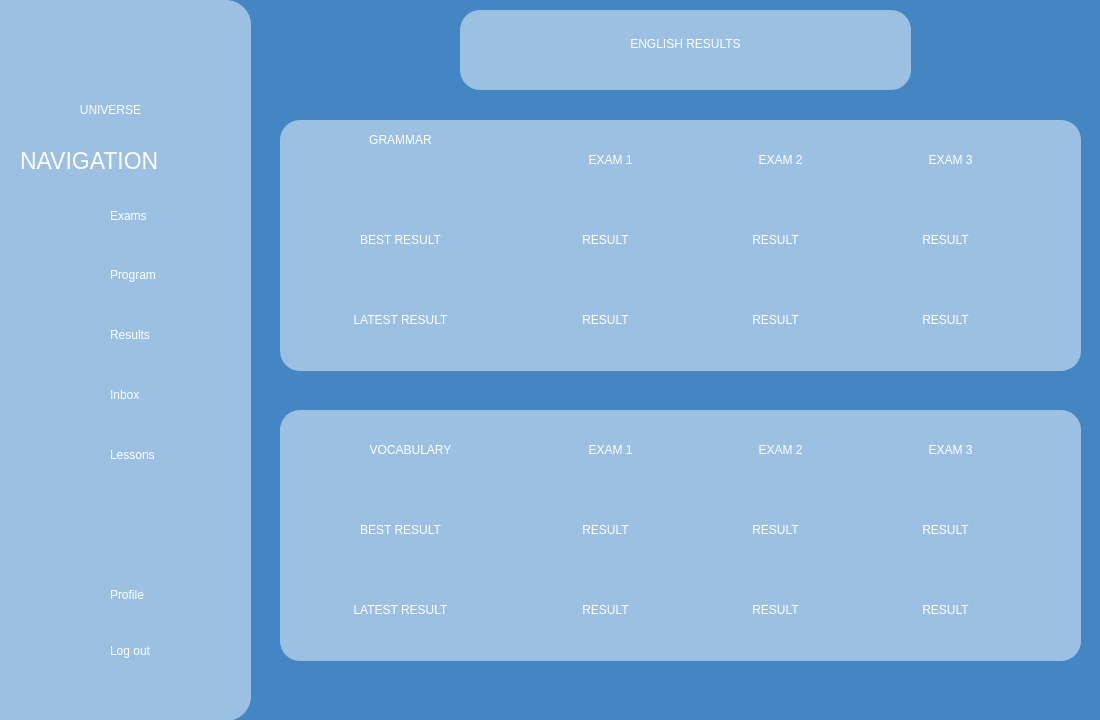
<?xml version="1.0" encoding="UTF-8"?>
<ui version="4.0">
 <class>englishResults</class>
 <widget class="QWidget" name="englishResults">
  <property name="geometry">
   <rect>
    <x>0</x>
    <y>0</y>
    <width>1100</width>
    <height>720</height>
   </rect>
  </property>
  <property name="windowTitle">
   <string>Form</string>
  </property>
  <property name="styleSheet">
   <string notr="true">background-color: #4486c3;</string>
  </property>
  <widget class="QFrame" name="frame_2">
   <property name="geometry">
    <rect>
     <x>0</x>
     <y>0</y>
     <width>251</width>
     <height>721</height>
    </rect>
   </property>
   <property name="styleSheet">
    <string notr="true">background-color:rgb(155, 192, 226);
border:0px;
border-top-right-radius: 25px;
border-bottom-right-radius: 25px;</string>
   </property>
   <property name="frameShape">
    <enum>QFrame::Shape::StyledPanel</enum>
   </property>
   <property name="frameShadow">
    <enum>QFrame::Shadow::Raised</enum>
   </property>
   <widget class="QLabel" name="exams_Icon">
    <property name="geometry">
     <rect>
      <x>50</x>
      <y>190</y>
      <width>51</width>
      <height>51</height>
     </rect>
    </property>
    <property name="text">
     <string/>
    </property>
    <property name="pixmap">
     <pixmap>../assets/images/exams_icon.png</pixmap>
    </property>
    <property name="scaledContents">
     <bool>true</bool>
    </property>
   </widget>
   <widget class="QLabel" name="program_Icon">
    <property name="geometry">
     <rect>
      <x>50</x>
      <y>250</y>
      <width>51</width>
      <height>51</height>
     </rect>
    </property>
    <property name="text">
     <string/>
    </property>
    <property name="pixmap">
     <pixmap>../assets/images/program_icon.png</pixmap>
    </property>
    <property name="scaledContents">
     <bool>true</bool>
    </property>
   </widget>
   <widget class="QLabel" name="results_Icon">
    <property name="geometry">
     <rect>
      <x>50</x>
      <y>310</y>
      <width>51</width>
      <height>51</height>
     </rect>
    </property>
    <property name="text">
     <string/>
    </property>
    <property name="pixmap">
     <pixmap>../assets/images/results_icon.png</pixmap>
    </property>
    <property name="scaledContents">
     <bool>true</bool>
    </property>
   </widget>
   <widget class="QLabel" name="inbox_Icon">
    <property name="geometry">
     <rect>
      <x>50</x>
      <y>370</y>
      <width>51</width>
      <height>51</height>
     </rect>
    </property>
    <property name="text">
     <string/>
    </property>
    <property name="pixmap">
     <pixmap>../assets/images/inbox_icon.png</pixmap>
    </property>
    <property name="scaledContents">
     <bool>true</bool>
    </property>
   </widget>
   <widget class="QLabel" name="profile_Icon">
    <property name="geometry">
     <rect>
      <x>50</x>
      <y>570</y>
      <width>51</width>
      <height>51</height>
     </rect>
    </property>
    <property name="text">
     <string/>
    </property>
    <property name="pixmap">
     <pixmap>../assets/images/profile.icon.png</pixmap>
    </property>
    <property name="scaledContents">
     <bool>true</bool>
    </property>
   </widget>
   <widget class="QLabel" name="logout_Icon">
    <property name="geometry">
     <rect>
      <x>50</x>
      <y>630</y>
      <width>51</width>
      <height>51</height>
     </rect>
    </property>
    <property name="text">
     <string/>
    </property>
    <property name="pixmap">
     <pixmap resource="../resources.qrc">:/assets/images/log_out_icon.png</pixmap>
    </property>
    <property name="scaledContents">
     <bool>true</bool>
    </property>
   </widget>
   <widget class="QPushButton" name="logoutButton">
    <property name="geometry">
     <rect>
      <x>110</x>
      <y>620</y>
      <width>101</width>
      <height>61</height>
     </rect>
    </property>
    <property name="styleSheet">
     <string notr="true">font: 15pt &quot;Allerta&quot;;
color:white;
text-align:left;</string>
    </property>
    <property name="text">
     <string>Log out</string>
    </property>
   </widget>
   <widget class="QPushButton" name="examsButton">
    <property name="geometry">
     <rect>
      <x>110</x>
      <y>195</y>
      <width>71</width>
      <height>41</height>
     </rect>
    </property>
    <property name="styleSheet">
     <string notr="true">font: 15pt &quot;Allerta&quot;;
color:white;
text-align:left;</string>
    </property>
    <property name="text">
     <string>Exams</string>
    </property>
   </widget>
   <widget class="QPushButton" name="programButton">
    <property name="geometry">
     <rect>
      <x>110</x>
      <y>260</y>
      <width>111</width>
      <height>29</height>
     </rect>
    </property>
    <property name="whatsThis">
     <string>&lt;html&gt;&lt;head/&gt;&lt;body&gt;&lt;p&gt;sadas&lt;/p&gt;&lt;/body&gt;&lt;/html&gt;</string>
    </property>
    <property name="styleSheet">
     <string notr="true">font: 15pt &quot;Allerta&quot;;
color:white;
text-align:left;</string>
    </property>
    <property name="text">
     <string>Program</string>
    </property>
   </widget>
   <widget class="QPushButton" name="resultsButton">
    <property name="geometry">
     <rect>
      <x>110</x>
      <y>320</y>
      <width>91</width>
      <height>29</height>
     </rect>
    </property>
    <property name="styleSheet">
     <string notr="true">font: 15pt &quot;Allerta&quot;;
color:white;
text-align:left;</string>
    </property>
    <property name="text">
     <string>Results</string>
    </property>
   </widget>
   <widget class="QPushButton" name="inboxButton">
    <property name="geometry">
     <rect>
      <x>110</x>
      <y>380</y>
      <width>71</width>
      <height>29</height>
     </rect>
    </property>
    <property name="styleSheet">
     <string notr="true">font: 15pt &quot;Allerta&quot;;
color:white;
text-align:left;</string>
    </property>
    <property name="text">
     <string>Inbox</string>
    </property>
   </widget>
   <widget class="QPushButton" name="profileButton">
    <property name="geometry">
     <rect>
      <x>110</x>
      <y>580</y>
      <width>86</width>
      <height>29</height>
     </rect>
    </property>
    <property name="styleSheet">
     <string notr="true">font: 15pt &quot;Allerta&quot;;
color:white;
text-align:left;</string>
    </property>
    <property name="text">
     <string>Profile</string>
    </property>
   </widget>
   <widget class="QLabel" name="navigationLabel">
    <property name="geometry">
     <rect>
      <x>20</x>
      <y>130</y>
      <width>231</width>
      <height>61</height>
     </rect>
    </property>
    <property name="styleSheet">
     <string notr="true">font: 17pt;
color:white;</string>
    </property>
    <property name="text">
     <string>NAVIGATION</string>
    </property>
   </widget>
   <widget class="QLabel" name="logoIcon">
    <property name="geometry">
     <rect>
      <x>45</x>
      <y>-10</y>
      <width>141</width>
      <height>141</height>
     </rect>
    </property>
    <property name="text">
     <string/>
    </property>
    <property name="pixmap">
     <pixmap resource="../resources.qrc">:/assets/images/Logo1.png</pixmap>
    </property>
    <property name="scaledContents">
     <bool>true</bool>
    </property>
   </widget>
   <widget class="QLabel" name="label">
    <property name="geometry">
     <rect>
      <x>60</x>
      <y>100</y>
      <width>101</width>
      <height>20</height>
     </rect>
    </property>
    <property name="styleSheet">
     <string notr="true">color:white;
font: 600 12pt &quot;Crimson Text Semibold&quot;;</string>
    </property>
    <property name="text">
     <string>&lt;html&gt;&lt;head/&gt;&lt;body&gt;&lt;p align=&quot;center&quot;&gt;UNIVERSE&lt;/p&gt;&lt;/body&gt;&lt;/html&gt;</string>
    </property>
   </widget>
   <widget class="QLabel" name="lessons_Icon">
    <property name="geometry">
     <rect>
      <x>50</x>
      <y>430</y>
      <width>51</width>
      <height>51</height>
     </rect>
    </property>
    <property name="text">
     <string/>
    </property>
    <property name="pixmap">
     <pixmap resource="../resources.qrc">:/assets/images/lessons_icon.png</pixmap>
    </property>
    <property name="scaledContents">
     <bool>true</bool>
    </property>
   </widget>
   <widget class="QPushButton" name="lessonsButton">
    <property name="geometry">
     <rect>
      <x>110</x>
      <y>440</y>
      <width>101</width>
      <height>29</height>
     </rect>
    </property>
    <property name="styleSheet">
     <string notr="true">font: 15pt &quot;Allerta&quot;;
color:white;
text-align:left;</string>
    </property>
    <property name="text">
     <string>Lessons</string>
    </property>
   </widget>
  </widget>
  <widget class="QFrame" name="mathsBox">
   <property name="geometry">
    <rect>
     <x>280</x>
     <y>120</y>
     <width>801</width>
     <height>251</height>
    </rect>
   </property>
   <property name="styleSheet">
    <string notr="true">background-color:rgb(155, 192, 226);
border:0px;
border-radius: 20px;</string>
   </property>
   <property name="frameShape">
    <enum>QFrame::Shape::StyledPanel</enum>
   </property>
   <property name="frameShadow">
    <enum>QFrame::Shadow::Raised</enum>
   </property>
   <widget class="QLabel" name="grammarTitle">
    <property name="geometry">
     <rect>
      <x>0</x>
      <y>10</y>
      <width>241</width>
      <height>61</height>
     </rect>
    </property>
    <property name="styleSheet">
     <string notr="true">color:white;
font: 32pt &quot;Aura&quot;;</string>
    </property>
    <property name="text">
     <string>&lt;html&gt;&lt;head/&gt;&lt;body&gt;&lt;p align=&quot;center&quot;&gt;GRAMMAR&lt;/p&gt;&lt;p align=&quot;center&quot;&gt;&lt;br/&gt;&lt;/p&gt;&lt;/body&gt;&lt;/html&gt;</string>
    </property>
   </widget>
   <widget class="QLabel" name="grammarBestResult">
    <property name="geometry">
     <rect>
      <x>0</x>
      <y>100</y>
      <width>241</width>
      <height>41</height>
     </rect>
    </property>
    <property name="styleSheet">
     <string notr="true">color:white;
font: 20pt &quot;Aura&quot;;</string>
    </property>
    <property name="text">
     <string>&lt;html&gt;&lt;head/&gt;&lt;body&gt;&lt;p align=&quot;center&quot;&gt;BEST RESULT&lt;/p&gt;&lt;/body&gt;&lt;/html&gt;</string>
    </property>
   </widget>
   <widget class="QLabel" name="grammarLatestResult">
    <property name="geometry">
     <rect>
      <x>0</x>
      <y>180</y>
      <width>241</width>
      <height>41</height>
     </rect>
    </property>
    <property name="styleSheet">
     <string notr="true">color:white;
font: 20pt &quot;Aura&quot;;</string>
    </property>
    <property name="text">
     <string>&lt;html&gt;&lt;head/&gt;&lt;body&gt;&lt;p align=&quot;center&quot;&gt;LATEST RESULT&lt;/p&gt;&lt;/body&gt;&lt;/html&gt;</string>
    </property>
   </widget>
   <widget class="QLabel" name="grammarExam1">
    <property name="geometry">
     <rect>
      <x>240</x>
      <y>20</y>
      <width>181</width>
      <height>41</height>
     </rect>
    </property>
    <property name="styleSheet">
     <string notr="true">color:white;
font: 20pt &quot;Aura&quot;;</string>
    </property>
    <property name="text">
     <string>&lt;html&gt;&lt;head/&gt;&lt;body&gt;&lt;p align=&quot;center&quot;&gt;EXAM 1&lt;/p&gt;&lt;/body&gt;&lt;/html&gt;</string>
    </property>
   </widget>
   <widget class="QLabel" name="grammarExam2">
    <property name="geometry">
     <rect>
      <x>410</x>
      <y>20</y>
      <width>181</width>
      <height>41</height>
     </rect>
    </property>
    <property name="styleSheet">
     <string notr="true">color:white;
font: 20pt &quot;Aura&quot;;</string>
    </property>
    <property name="text">
     <string>&lt;html&gt;&lt;head/&gt;&lt;body&gt;&lt;p align=&quot;center&quot;&gt;EXAM 2&lt;/p&gt;&lt;/body&gt;&lt;/html&gt;</string>
    </property>
   </widget>
   <widget class="QLabel" name="grammarExam3">
    <property name="geometry">
     <rect>
      <x>580</x>
      <y>20</y>
      <width>181</width>
      <height>41</height>
     </rect>
    </property>
    <property name="styleSheet">
     <string notr="true">color:white;
font: 20pt &quot;Aura&quot;;</string>
    </property>
    <property name="text">
     <string>&lt;html&gt;&lt;head/&gt;&lt;body&gt;&lt;p align=&quot;center&quot;&gt;EXAM 3&lt;/p&gt;&lt;/body&gt;&lt;/html&gt;</string>
    </property>
   </widget>
   <widget class="QLabel" name="bestGrammarExam1">
    <property name="geometry">
     <rect>
      <x>280</x>
      <y>100</y>
      <width>91</width>
      <height>41</height>
     </rect>
    </property>
    <property name="styleSheet">
     <string notr="true">color:white;
font: 20pt &quot;Aura&quot;;</string>
    </property>
    <property name="text">
     <string>&lt;html&gt;&lt;head/&gt;&lt;body&gt;&lt;p align=&quot;center&quot;&gt;RESULT&lt;/p&gt;&lt;/body&gt;&lt;/html&gt;</string>
    </property>
   </widget>
   <widget class="QLabel" name="latestGrammarExam1">
    <property name="geometry">
     <rect>
      <x>280</x>
      <y>180</y>
      <width>91</width>
      <height>41</height>
     </rect>
    </property>
    <property name="styleSheet">
     <string notr="true">color:white;
font: 20pt &quot;Aura&quot;;</string>
    </property>
    <property name="text">
     <string>&lt;html&gt;&lt;head/&gt;&lt;body&gt;&lt;p align=&quot;center&quot;&gt;RESULT&lt;/p&gt;&lt;/body&gt;&lt;/html&gt;</string>
    </property>
   </widget>
   <widget class="QLabel" name="bestGrammarExam2">
    <property name="geometry">
     <rect>
      <x>450</x>
      <y>100</y>
      <width>91</width>
      <height>41</height>
     </rect>
    </property>
    <property name="styleSheet">
     <string notr="true">color:white;
font: 20pt &quot;Aura&quot;;</string>
    </property>
    <property name="text">
     <string>&lt;html&gt;&lt;head/&gt;&lt;body&gt;&lt;p align=&quot;center&quot;&gt;RESULT&lt;/p&gt;&lt;/body&gt;&lt;/html&gt;</string>
    </property>
   </widget>
   <widget class="QLabel" name="latestGrammarExam2">
    <property name="geometry">
     <rect>
      <x>450</x>
      <y>180</y>
      <width>91</width>
      <height>41</height>
     </rect>
    </property>
    <property name="styleSheet">
     <string notr="true">color:white;
font: 20pt &quot;Aura&quot;;</string>
    </property>
    <property name="text">
     <string>&lt;html&gt;&lt;head/&gt;&lt;body&gt;&lt;p align=&quot;center&quot;&gt;RESULT&lt;/p&gt;&lt;/body&gt;&lt;/html&gt;</string>
    </property>
   </widget>
   <widget class="QLabel" name="bestGrammarExam3">
    <property name="geometry">
     <rect>
      <x>620</x>
      <y>100</y>
      <width>91</width>
      <height>41</height>
     </rect>
    </property>
    <property name="styleSheet">
     <string notr="true">color:white;
font: 20pt &quot;Aura&quot;;</string>
    </property>
    <property name="text">
     <string>&lt;html&gt;&lt;head/&gt;&lt;body&gt;&lt;p align=&quot;center&quot;&gt;RESULT&lt;/p&gt;&lt;/body&gt;&lt;/html&gt;</string>
    </property>
   </widget>
   <widget class="QLabel" name="latestGrammarExam3">
    <property name="geometry">
     <rect>
      <x>620</x>
      <y>180</y>
      <width>91</width>
      <height>41</height>
     </rect>
    </property>
    <property name="styleSheet">
     <string notr="true">color:white;
font: 20pt &quot;Aura&quot;;</string>
    </property>
    <property name="text">
     <string>&lt;html&gt;&lt;head/&gt;&lt;body&gt;&lt;p align=&quot;center&quot;&gt;RESULT&lt;/p&gt;&lt;/body&gt;&lt;/html&gt;</string>
    </property>
   </widget>
  </widget>
  <widget class="QFrame" name="mathsBox_2">
   <property name="geometry">
    <rect>
     <x>280</x>
     <y>410</y>
     <width>801</width>
     <height>251</height>
    </rect>
   </property>
   <property name="styleSheet">
    <string notr="true">background-color:rgb(155, 192, 226);
border:0px;
border-radius: 20px;</string>
   </property>
   <property name="frameShape">
    <enum>QFrame::Shape::StyledPanel</enum>
   </property>
   <property name="frameShadow">
    <enum>QFrame::Shadow::Raised</enum>
   </property>
   <widget class="QLabel" name="vocabularyTitle">
    <property name="geometry">
     <rect>
      <x>0</x>
      <y>10</y>
      <width>261</width>
      <height>61</height>
     </rect>
    </property>
    <property name="styleSheet">
     <string notr="true">color:white;
font: 32pt &quot;Aura&quot;;</string>
    </property>
    <property name="text">
     <string>&lt;html&gt;&lt;head/&gt;&lt;body&gt;&lt;p align=&quot;center&quot;&gt;VOCABULARY&lt;/p&gt;&lt;/body&gt;&lt;/html&gt;</string>
    </property>
   </widget>
   <widget class="QLabel" name="vocabularyBestResult">
    <property name="geometry">
     <rect>
      <x>0</x>
      <y>100</y>
      <width>241</width>
      <height>41</height>
     </rect>
    </property>
    <property name="styleSheet">
     <string notr="true">color:white;
font: 20pt &quot;Aura&quot;;</string>
    </property>
    <property name="text">
     <string>&lt;html&gt;&lt;head/&gt;&lt;body&gt;&lt;p align=&quot;center&quot;&gt;BEST RESULT&lt;/p&gt;&lt;/body&gt;&lt;/html&gt;</string>
    </property>
   </widget>
   <widget class="QLabel" name="vocabularyLatestResult">
    <property name="geometry">
     <rect>
      <x>0</x>
      <y>180</y>
      <width>241</width>
      <height>41</height>
     </rect>
    </property>
    <property name="styleSheet">
     <string notr="true">color:white;
font: 20pt &quot;Aura&quot;;</string>
    </property>
    <property name="text">
     <string>&lt;html&gt;&lt;head/&gt;&lt;body&gt;&lt;p align=&quot;center&quot;&gt;LATEST RESULT&lt;/p&gt;&lt;/body&gt;&lt;/html&gt;</string>
    </property>
   </widget>
   <widget class="QLabel" name="vocabularyExam1">
    <property name="geometry">
     <rect>
      <x>240</x>
      <y>20</y>
      <width>181</width>
      <height>41</height>
     </rect>
    </property>
    <property name="styleSheet">
     <string notr="true">color:white;
font: 20pt &quot;Aura&quot;;
background-color:none;
</string>
    </property>
    <property name="text">
     <string>&lt;html&gt;&lt;head/&gt;&lt;body&gt;&lt;p align=&quot;center&quot;&gt;EXAM 1&lt;/p&gt;&lt;/body&gt;&lt;/html&gt;</string>
    </property>
   </widget>
   <widget class="QLabel" name="vocabularyExam2">
    <property name="geometry">
     <rect>
      <x>410</x>
      <y>20</y>
      <width>181</width>
      <height>41</height>
     </rect>
    </property>
    <property name="styleSheet">
     <string notr="true">color:white;
font: 20pt &quot;Aura&quot;;</string>
    </property>
    <property name="text">
     <string>&lt;html&gt;&lt;head/&gt;&lt;body&gt;&lt;p align=&quot;center&quot;&gt;EXAM 2&lt;/p&gt;&lt;/body&gt;&lt;/html&gt;</string>
    </property>
   </widget>
   <widget class="QLabel" name="vocabularyExam3">
    <property name="geometry">
     <rect>
      <x>580</x>
      <y>20</y>
      <width>181</width>
      <height>41</height>
     </rect>
    </property>
    <property name="styleSheet">
     <string notr="true">color:white;
font: 20pt &quot;Aura&quot;;</string>
    </property>
    <property name="text">
     <string>&lt;html&gt;&lt;head/&gt;&lt;body&gt;&lt;p align=&quot;center&quot;&gt;EXAM 3&lt;/p&gt;&lt;/body&gt;&lt;/html&gt;</string>
    </property>
   </widget>
   <widget class="QLabel" name="bestVocabularyExam1">
    <property name="geometry">
     <rect>
      <x>280</x>
      <y>100</y>
      <width>91</width>
      <height>41</height>
     </rect>
    </property>
    <property name="styleSheet">
     <string notr="true">color:white;
font: 20pt &quot;Aura&quot;;</string>
    </property>
    <property name="text">
     <string>&lt;html&gt;&lt;head/&gt;&lt;body&gt;&lt;p align=&quot;center&quot;&gt;RESULT&lt;/p&gt;&lt;/body&gt;&lt;/html&gt;</string>
    </property>
   </widget>
   <widget class="QLabel" name="latestVocabularyExam1">
    <property name="geometry">
     <rect>
      <x>280</x>
      <y>180</y>
      <width>91</width>
      <height>41</height>
     </rect>
    </property>
    <property name="styleSheet">
     <string notr="true">color:white;
font: 20pt &quot;Aura&quot;;</string>
    </property>
    <property name="text">
     <string>&lt;html&gt;&lt;head/&gt;&lt;body&gt;&lt;p align=&quot;center&quot;&gt;RESULT&lt;/p&gt;&lt;/body&gt;&lt;/html&gt;</string>
    </property>
   </widget>
   <widget class="QLabel" name="bestVocabularyExam2">
    <property name="geometry">
     <rect>
      <x>450</x>
      <y>100</y>
      <width>91</width>
      <height>41</height>
     </rect>
    </property>
    <property name="styleSheet">
     <string notr="true">color:white;
font: 20pt &quot;Aura&quot;;</string>
    </property>
    <property name="text">
     <string>&lt;html&gt;&lt;head/&gt;&lt;body&gt;&lt;p align=&quot;center&quot;&gt;RESULT&lt;/p&gt;&lt;/body&gt;&lt;/html&gt;</string>
    </property>
   </widget>
   <widget class="QLabel" name="latestVocabularyExam2">
    <property name="geometry">
     <rect>
      <x>450</x>
      <y>180</y>
      <width>91</width>
      <height>41</height>
     </rect>
    </property>
    <property name="styleSheet">
     <string notr="true">color:white;
font: 20pt &quot;Aura&quot;;</string>
    </property>
    <property name="text">
     <string>&lt;html&gt;&lt;head/&gt;&lt;body&gt;&lt;p align=&quot;center&quot;&gt;RESULT&lt;/p&gt;&lt;/body&gt;&lt;/html&gt;</string>
    </property>
   </widget>
   <widget class="QLabel" name="bestVocabularyExam3">
    <property name="geometry">
     <rect>
      <x>620</x>
      <y>100</y>
      <width>91</width>
      <height>41</height>
     </rect>
    </property>
    <property name="styleSheet">
     <string notr="true">color:white;
font: 20pt &quot;Aura&quot;;</string>
    </property>
    <property name="text">
     <string>&lt;html&gt;&lt;head/&gt;&lt;body&gt;&lt;p align=&quot;center&quot;&gt;RESULT&lt;/p&gt;&lt;/body&gt;&lt;/html&gt;</string>
    </property>
   </widget>
   <widget class="QLabel" name="latestVocabularyExam3">
    <property name="geometry">
     <rect>
      <x>620</x>
      <y>180</y>
      <width>91</width>
      <height>41</height>
     </rect>
    </property>
    <property name="styleSheet">
     <string notr="true">color:white;
font: 20pt &quot;Aura&quot;;</string>
    </property>
    <property name="text">
     <string>&lt;html&gt;&lt;head/&gt;&lt;body&gt;&lt;p align=&quot;center&quot;&gt;RESULT&lt;/p&gt;&lt;/body&gt;&lt;/html&gt;</string>
    </property>
   </widget>
  </widget>
  <widget class="QFrame" name="resultsTitle">
   <property name="geometry">
    <rect>
     <x>460</x>
     <y>10</y>
     <width>451</width>
     <height>80</height>
    </rect>
   </property>
   <property name="styleSheet">
    <string notr="true">background-color:rgb(155, 192, 226);
border:0px;
border-radius: 20px;</string>
   </property>
   <property name="frameShape">
    <enum>QFrame::Shape::StyledPanel</enum>
   </property>
   <property name="frameShadow">
    <enum>QFrame::Shadow::Raised</enum>
   </property>
   <widget class="QLabel" name="titleLabel">
    <property name="geometry">
     <rect>
      <x>10</x>
      <y>4</y>
      <width>431</width>
      <height>61</height>
     </rect>
    </property>
    <property name="styleSheet">
     <string notr="true">color:white;
font: 37pt &quot;Aura&quot;;</string>
    </property>
    <property name="text">
     <string>&lt;html&gt;&lt;head/&gt;&lt;body&gt;&lt;p align=&quot;center&quot;&gt;ENGLISH RESULTS&lt;/p&gt;&lt;/body&gt;&lt;/html&gt;</string>
    </property>
   </widget>
  </widget>
 </widget>
 <resources>
  <include location="../resources.qrc"/>
 </resources>
 <connections/>
</ui>
